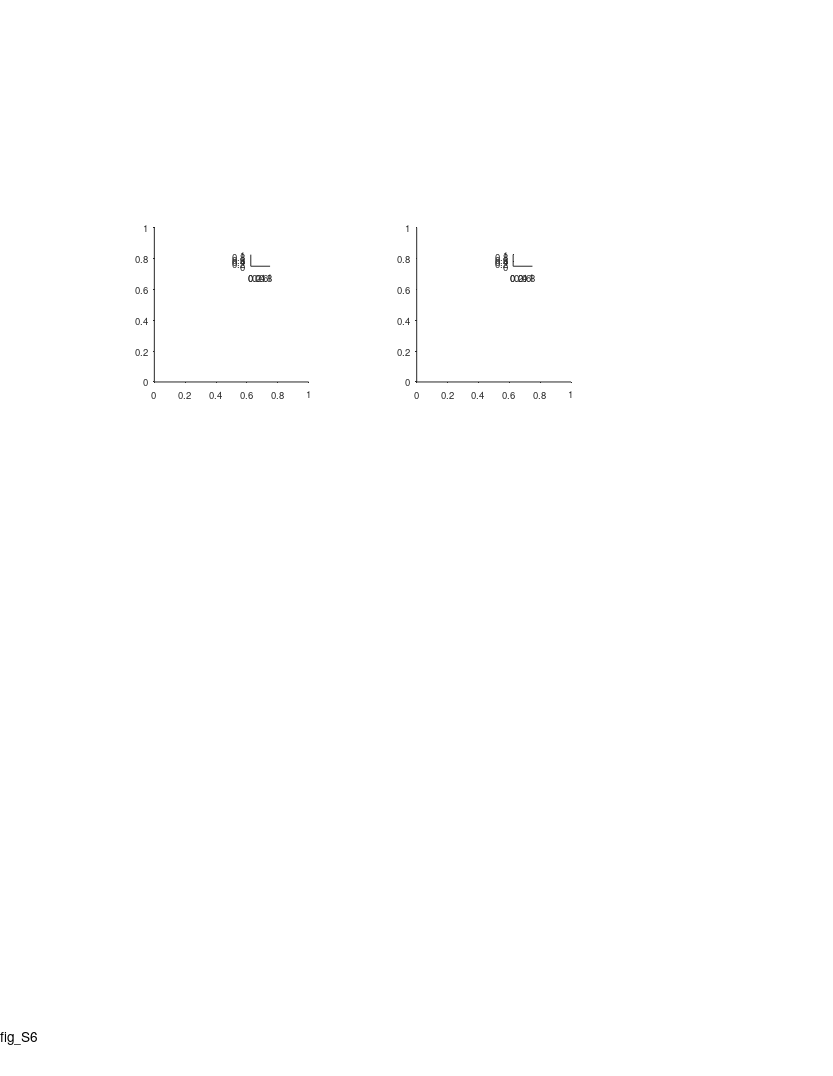

Source code (MATLAB): (Note: this script raises an error after producing the figure.)
%% Large Scale - supp fig 6 - comparing the two arms

%%
clear 
clc

%% plotting options
% yscale_opt = 'linear';
yscale_opt = 'log';

%% define output files
res_dir = 'L:\paper_figures';
mkdir(res_dir)
fig_name_str = 'fig_S6';
fig_caption_str = 'compare firing patterns between the two arms (long vs. short)';
log_name_str = [fig_name_str '_log_file' '.txt'];
log_name_str = strrep(log_name_str , ':', '-');
log_name_str = strrep(log_name_str , ' ', '_');
log_name_out = fullfile(res_dir, log_name_str);

%% open log file
diary off
diary(log_name_out)
diary on
disp('Log file');
disp(['created: ', datestr(clock)]);
disp('======================================================');
disp([fig_name_str ':' fig_caption_str]);
disp('======================================================');
disp('');

%% create figure
% =========================================================================
% figure_size_cm = [21.0 29.7]; % ~A4
figure_size_cm = [21.6 27.9]; % ~US letter
figure ;
% Some WYSIWYG options:
set(gcf,'DefaultAxesFontSize',7);
set(gcf,'DefaultAxesFontName','helvetica');
set(gcf,'DefaultAxesUnits','centimeters');
set(gcf,'PaperType','usletter')
% set(gcf,'PaperType','<custom>');
set(gcf,'PaperUnits','centimeters','PaperPosition',[0 0 figure_size_cm]);
set(gcf,'PaperOrientation','portrait');
set(gcf,'Units','centimeters','Position',get(gcf,'paperPosition')+[0 0 0 0]); % position on screen...
set(gcf, 'Renderer', 'painters');
set(groot, 'defaultAxesTickDir', 'out');
set(groot,  'defaultAxesTickDirMode', 'manual');
annotation('textbox', [0.5 1 0 0], 'String',fig_name_str, 'HorizontalAlignment','center','Interpreter','none', 'FitBoxToText','on');
pause(0.2); % workaround to solve matlab automatically changing the axes positions...

% create panels
panels_size = [4 4];
panel_A = axes('position', [ 4    18 panels_size]);
panel_B = axes('position', [10.8  18 panels_size]);
panel_A_legend = axes('position', [ 6.5 21 0.5 0.3]);
panel_B_legend = axes('position', [13.3   21 0.5 0.3]);
% panel_A(1) = axes('position', [ 4   18 panels_size]);
% panel_A(2) = axes('position', [ 4   13 panels_size]);
% panel_A(3) = axes('position', [ 4    8 panels_size]);
% panel_B(1) = axes('position', [10.5 18 panels_size]);
% panel_B(2) = axes('position', [10.5 13 panels_size]);
% panel_B(3) = axes('position', [10.5  8 panels_size]);
% panel_A_legend(1) = axes('position', [ 6.5 20.5 0.5 0.3]);
% panel_A_legend(2) = axes('position', [ 6.5 15.5 0.5 0.3]);
% panel_A_legend(3) = axes('position', [ 6.5 10.5 0.5 0.3]);
% panel_B_legend(1) = axes('position', [12.5 20.5 0.5 0.3]);
% panel_B_legend(2) = axes('position', [12.5 15.5 0.5 0.3]);
% panel_B_legend(3) = axes('position', [12.5 10.5 0.5 0.3]);

%% load population data
% =========================================================================
prm = PARAMS_GetAll();
cells_t = DS_get_cells_summary();
bats = [79,148,34,9861,2289];
cells_t(~ismember(cells_t.bat, bats ),:) = [];
cells = cellfun(@(c)(cell_load_data(c,'details')), cells_t.cell_ID, 'UniformOutput',0);
cells = [cells{:}];
cells = [cells.details];
cells(~contains({cells.brain_area}, 'CA1')) = [];
cells(~ismember([cells.ClusterQuality], [2])) = [];
cells = cellfun(@(c)(cell_load_data(c,'details','meanFR')), {cells.cell_ID}, 'UniformOutput',0);
cells = [cells{:}];
cells_details = [cells.details];
cells_ID = {cells_details.cell_ID};
meanFR = [cells.meanFR];
cells_ID([meanFR.all]>prm.inclusion.interneuron_FR_thr)=[];
clear cells stats cells_details cells_t
cells = cellfun(@(c)(cell_load_data(c,'details','stats','meanFR','stats','inclusion','signif','fields','FR_map','Ipos')), cells_ID, 'UniformOutput',0);
cells = [cells{:}];
whos cells

%% load LM data
exp_ID = 'b2289_d180615';
exp = exp_load_data(exp_ID,'LM');
LM = exp.LM;
% LM( contains({LM.name},{'ball','enter'}) ) = [];
turn_point_LM = LM( contains({LM.name},{'turn-point'}) );

%% panel A - Arrange data - compare fields size between short/long arms
fields_size = builtin('cell',length(cells),2);
for ii_dir = 1:2
    for ii_cell = 1:length(cells)
        cell = cells(ii_cell);
        if ~cell.signif(ii_dir).TF % check signif per direction
            continue;
        end
        fields = cell.fields{ii_dir};
        fields([fields.in_low_speed_area]) = []; % remove fields in low speed area
        pos = [fields.loc];
        width = [fields.width_prc];
        pos_thr = turn_point_LM.pos_proj;
        IX1 = pos <  pos_thr;
        IX2 = pos >= pos_thr;
        fields_size{ii_cell,ii_dir,1} = width(IX1);
        fields_size{ii_cell,ii_dir,2} = width(IX2);
    end
end
nFields = cellfun(@length, fields_size);
nFields(nFields==0) = nan;

%% panel A - plot (per direction)
% % % % for ii_dir = 1:2
% % % %     axes(panel_A(ii_dir));
% % % %     cla
% % % %     hold on
% % % %     
% % % %     x1 = [fields_size{:,ii_dir,1}];
% % % %     x2 = [fields_size{:,ii_dir,2}];
% % % %     
% % % %     c = prm.graphics.colors.flight_directions{ii_dir};
% % % %     nBins = 15;
% % % %     h1 = histogram( x1 );
% % % %     h1.NumBins = nBins;
% % % %     h1.Normalization = 'pdf';
% % % %     h1.DisplayStyle = 'stairs';
% % % %     h1.EdgeColor = c;
% % % %     h1.LineWidth = 2; % long arm
% % % %     h2 = histogram( x2 );
% % % %     h2.NumBins = nBins;
% % % %     h2.Normalization = 'pdf';
% % % %     h2.DisplayStyle = 'stairs';
% % % %     h2.EdgeColor = c;
% % % %     h2.LineWidth = 1; % short arm
% % % %     [H,P_KS,KSSTAT] = kstest2(x1,x2);
% % % %     text(1,0.9,sprintf('P_{KS} = %.2f',P_KS),'Units','normalized','HorizontalAlignment','right','VerticalAlignment','top','FontSize',7);
% % % % %     P_ranksum = ranksum(x1,x2);
% % % % %     text(1,0.85,sprintf('P_{Wilc}=%.2f',P_ranksum),'Units','normalized','HorizontalAlignment','right','VerticalAlignment','top','FontSize',7);
% % % %     ha=gca;
% % % %     ha.YLim(1) = 6e-4;
% % % %     ha.YScale = yscale_opt;
% % % %     ha.XRuler.TickLabelGapOffset = -1;
% % % %     ha.TickLength = [0.03 0.03];
% % % % %     title("dir "+ii_dir);
% % % %     xlabel('Field size (m)', 'Units','normalized','Position',[0.5 -0.12]);
% % % %     ylabel('Probability', 'Units','normalized','Position',[-0.20 0.5]);
% % % % end
% % % % axes(panel_A(1));
% % % % text(-0.3,1.15, 'A', 'Units','normalized','FontWeight','bold');

%% add direction arrows
% arrow_vec = 0.025*[-1 1] + 0.29;
% arrow_y = 0.83*[1 1];
% clear h
% h(1)=annotation('arrow',      arrow_vec , arrow_y-0.01, 'Color', prm.graphics.colors.flight_directions{1});
% h(2)=annotation('arrow', flip(arrow_vec), arrow_y-0.2,      'Color', prm.graphics.colors.flight_directions{2});
% [h.HeadWidth] = disperse([5 5]);
% [h.HeadLength] = disperse([5 5]);

%% legend for long/short arms
% % % for ii_dir = 1:2
% % %     axes(panel_A_legend(ii_dir));
% % %     cla
% % %     hold on
% % %     plot([1 2], [2 2], 'Color', prm.graphics.colors.flight_directions{ii_dir}, 'LineWidth', 2); % long arm
% % %     plot([1 2], [1 1], 'Color', prm.graphics.colors.flight_directions{ii_dir}, 'LineWidth', 1); % shorty arm
% % %     xlim([0.5 2.5])
% % %     text(2.5, 1, 'Short arm', 'HorizontalAlignment','left','VerticalAlignment','middle','FontSize',7);
% % %     text(2.5, 2, 'Long arm',  'HorizontalAlignment','left','VerticalAlignment','middle','FontSize',7);
% % %     set(gca,'visible','off');
% % % end

%% calculate stats for comparing short vs. long arm (per direction)
for ii_dir = 1:2
    x1 = [fields_size{:,ii_dir,1}];
    x2 = [fields_size{:,ii_dir,2}];
    
    [H,P_KS,KSSTAT] = kstest2(x1,x2);
    fprintf('field size long vs. short: direction %d\t P_KS=%.2f D=%.2f n=%d m=%d\n',ii_dir,P_KS, KSSTAT, length(x1), length(x2));
end

%% panel A - plot (directions pooled)
axes(panel_A);
cla
hold on
text(-0.3,1.15, 'A', 'Units','normalized','FontWeight','bold');
x1 = [fields_size{:,:,1}];
x2 = [fields_size{:,:,:}];
x1(isnan(x1))=[];
x2(isnan(x2))=[];
c = [0 0 0];
nBins = 15;
h1 = histogram( x1 );
h1.NumBins = nBins;
h1.Normalization = 'pdf';
h1.DisplayStyle = 'stairs';
h1.EdgeColor = c;
h1.LineWidth = 2;
h2 = histogram( x2 );
h2.NumBins = nBins;
h2.Normalization = 'pdf';
h2.DisplayStyle = 'stairs';
h2.EdgeColor = c;
h2.LineWidth = 1;
[H,P_KS,KSSTAT] = kstest2(x1,x2,'Tail','unequal');
fprintf('field size long vs. all\t\t\t\t\t P_KS=%.2f D=%.2f n=%d m=%d\n',P_KS, KSSTAT, length(x1), length(x2));
text(1,1.05,sprintf('P_{KS} = %.2f',P_KS),'Units','normalized','HorizontalAlignment','right','VerticalAlignment','top','FontSize',7);
% P_ranksum = ranksum(x1,x2);
% text(1,0.85,sprintf('P_{Wilc}=%.3f',P_ranksum),'Units','normalized','HorizontalAlignment','right','VerticalAlignment','top','FontSize',7);
ha=gca;
ha.YLim = [0.6e-3 0.2];
ha.YScale = yscale_opt;
ha.XRuler.TickLabelGapOffset = -1;
ha.TickLength = [0.03 0.03];
ha.YTick = 10.^[-3 -2 -1];
ha.YTickLabel = {'10^{ -3}'; '10^{ -2}'; '10^{ -1}';};
xlabel('Field size (m)', 'Units','normalized','Position',[0.5 -0.14]);
ylabel('Fraction of fields', 'Units','normalized','Position',[-0.23 0.5]);

%% legend for long/short arms
axes(panel_A_legend);
cla
hold on
plot([1 2], [2 2], 'Color', 'k', 'LineWidth', 2, 'Clipping', 'off'); % long arm
plot([1 2], [1 1], 'Color', 'k', 'LineWidth', 1, 'Clipping', 'off'); % shorty arm
xlim([0.5 2.5])
text(2.5, 2, 'Long arm',  'HorizontalAlignment','left','VerticalAlignment','middle','FontSize',7);
text(2.5, 1, 'Entire tunnel', 'HorizontalAlignment','left','VerticalAlignment','middle','FontSize',7);
set(gca,'visible','off');


%% field size ratio - from fields only in the long arm
% ------------------------------------------------------------------------
LS_field_ratio_all = nan(1,length(cells));
LS_field_ratio_all2 = nan(1,length(cells)); % just to double check we did it correctly as in cell_calc_stats
LS_field_ratio_all_long  = nan(1,length(cells));
LS_field_ratio_all_short = nan(1,length(cells));
LS_field_ratio_dir_long = nan(2,length(cells));
LS_field_ratio_dir_short = nan(2,length(cells));
pos_thr = turn_point_LM.pos_proj;
for ii_cell = 1:length(cells)
    cell = cells(ii_cell);
    
    %% pooled stats - check at least one direction is signif
    if any([cell.signif.TF])
        LS_field_ratio_all(ii_cell) = cell.stats.all.field_ratio_LS;
        fields=[];
        for ii_dir = 1:2
            if cell.signif(ii_dir).TF 
                fields_to_add = cell.fields{ii_dir};
                % workaround to solve the problem that sometimes I don't have the
                % field 'overlap_edges'... maybe change that in 'cell_calc_fields'...
                if isfield(fields_to_add,'overlap_edges')
                    fields_to_add = rmfield(fields_to_add,'overlap_edges');
                end
                fields = [fields fields_to_add];
            end
        end
        fields([fields.in_low_speed_area])=[];
        IX1 = [fields.loc] <  pos_thr;
        IX2 = [fields.loc] >= pos_thr;
        long_arm_fields = fields(IX1);
        short_arm_fields = fields(IX2);
        if length(long_arm_fields) >= 2
            LS_field_ratio_all_long(ii_cell) = max([long_arm_fields.width_prc]) / min([long_arm_fields.width_prc]);
        end
        if length(short_arm_fields) >= 2
            LS_field_ratio_all_short(ii_cell) = max([short_arm_fields.width_prc]) / min([short_arm_fields.width_prc]);
        end
        if length(fields) >= 2
            LS_field_ratio_all2(ii_cell) = max([fields.width_prc]) / min([fields.width_prc]);
        end
    end
    
    %% per dir stats - check signif per direction
    for ii_dir = 1:2
        if cell.signif(ii_dir).TF 
            fields = cell.fields{ii_dir};
            fields([fields.in_low_speed_area])=[];
            IX1 = [fields.loc] <  pos_thr;
            IX2 = [fields.loc] >= pos_thr;
            long_arm_fields = fields(IX1);
            short_arm_fields = fields(IX2);
            if length(long_arm_fields) >= 2
                LS_field_ratio_dir_long(ii_dir,ii_cell) = max([long_arm_fields.width_prc]) / min([long_arm_fields.width_prc]);
            end
            if length(short_arm_fields) >= 2
                LS_field_ratio_dir_short(ii_dir,ii_cell) = max([short_arm_fields.width_prc]) / min([short_arm_fields.width_prc]);
            end
        end
    end
end

%% panel B - plot (per direction)
% % % for ii_dir = 1:2
% % %     axes(panel_B(ii_dir));
% % %     cla
% % %     hold on
% % % 
% % %     x1=LS_field_ratio_dir_long(ii_dir,:);
% % %     x2=LS_field_ratio_dir_short(ii_dir,:);
% % %     x1(isnan(x1))=[];
% % %     x2(isnan(x2))=[];
% % % 
% % %     nBinEdges = 9;
% % %     edges = logspace(0,log10(25),nBinEdges);
% % %     c = prm.graphics.colors.flight_directions{ii_dir};
% % %     h1=histogram(x1);
% % %     h1.BinEdges = edges;
% % %     h1.Normalization = 'pdf';
% % %     h1.DisplayStyle = 'stairs';
% % %     h1.EdgeColor = c;
% % %     h1.LineWidth = 2; % long arm
% % %     h2=histogram(x2);
% % %     h2.BinEdges = edges;
% % %     h2.Normalization = 'pdf';
% % %     h2.DisplayStyle = 'stairs';
% % %     h2.EdgeColor = c;
% % %     h2.LineWidth = 1; % short arm
% % % 
% % %     [H,P_KS,KSSTAT] = kstest2(x1, x2, 'Tail','unequal');
% % %     text(1,1,sprintf('P_{KS} = %.3f',P_KS),'Units','normalized','HorizontalAlignment','right','VerticalAlignment','top','FontSize',7);
% % % %     P_ranksum = ranksum(x1,x2);
% % % %     text(1,0.95,sprintf('P_{Wilc}=%.3f',P_ranksum),'Units','normalized','HorizontalAlignment','right','VerticalAlignment','top','FontSize',7);
% % % 
% % %     ha=gca;
% % %     ha.YScale = yscale_opt;
% % %     % ha.YScale = 'linear';
% % %     ha.XScale = 'log';
% % %     ha.XLim = [0 27];
% % %     ha.XTick = [1 2 5 10 20];
% % %     ha.YLim = [3e-4 1.2];
% % %     ha.YTick = 10.^[-3 -2 -1];
% % %     ha.YTickLabel = {'10^{ -3}'; '10^{ -2}'; '10^{ -1}';};
% % %     ha.TickDir='out';
% % %     ha.TickLength = [0.03 0.03];
% % %     ha.XRuler.TickLabelGapMultiplier = -0.35;
% % %     ha.YRuler.TickLabelGapMultiplier = 0.001;
% % %     xlabel({'Field size ratio';'largest/smallest'},'Units','normalized','Position',[0.5 -0.12]);
% % %     ylabel('Probability','Units','normalized','Position',[-0.18 0.5]);
% % % 
% % %     % add legend
% % %     axes(panel_B_legend);
% % %     cla
% % %     hold on
% % %     plot([1 2], [2 2], 'Color', 'k', 'LineWidth', 2,'Clipping','off'); % long arm
% % %     plot([1 2], [1 1], 'Color', 'k', 'LineWidth', 1,'Clipping','off'); % shorty arm
% % %     xlim([0.5 2.5])
% % %     ylim([0 1])
% % %     text(2.5, 1, 'Short arm', 'HorizontalAlignment','left','VerticalAlignment','middle','FontSize',7);
% % %     text(2.5, 2, 'Long arm',  'HorizontalAlignment','left','VerticalAlignment','middle','FontSize',7);
% % %     set(gca,'visible','off');
% % % end
% % % axes(panel_B(1));
% % % text(-0.3,1.15, 'B', 'Units','normalized','FontWeight','bold');

%% panel B - plot (directions pooled)
axes(panel_B);
cla
hold on
text(-0.28,1.15, 'B', 'Units','normalized','FontWeight','bold');

x1=LS_field_ratio_all_long;
x2=LS_field_ratio_all;
x1(isnan(x1))=[];
x2(isnan(x2))=[];

nBinEdges = 9;
edges = logspace(0,log10(25),nBinEdges);
c = [0 0 0];
h1=histogram(x1);
h1.BinEdges = edges;
h1.Normalization = 'pdf';
h1.DisplayStyle = 'stairs';
h1.EdgeColor = c;
h1.LineWidth = 2; % long arm
h2=histogram(x2);
h2.BinEdges = edges;
h2.Normalization = 'pdf';
h2.DisplayStyle = 'stairs';
h2.EdgeColor = c;
h2.LineWidth = 1; % short arm

[H,P_KS,KSSTAT] = kstest2(x1, x2, 'Tail','unequal');
fprintf('field size ratio long vs. all\t\t\t P_KS=%.2f D=%.2f n=%d m=%d\n',P_KS, KSSTAT, length(x1), length(x2));
text(1,1.05,sprintf('P_{KS} = %.2f',P_KS),'Units','normalized','HorizontalAlignment','right','VerticalAlignment','top','FontSize',7);
% P_ranksum = ranksum(x1,x2);
% text(1,0.95,sprintf('P_{Wilc}=%.3f',P_ranksum),'Units','normalized','HorizontalAlignment','right','VerticalAlignment','top','FontSize',7);

ha=gca;
ha.YScale = yscale_opt;
% ha.YScale = 'linear';
ha.XScale = 'log';
ha.XLim = [0 27];
ha.XTick = [1 2 5 10 20];
ha.YLim = [3e-4 1.2];
ha.YTick = 10.^[-3 -2 -1];
ha.YTickLabel = {'10^{ -3}'; '10^{ -2}'; '10^{ -1}';};
ha.TickDir='out';
ha.TickLength = [0.03 0.03];
ha.XRuler.TickLabelGapOffset = -1;
xlabel({'Field size ratio';'largest/smallest'},'Units','normalized','Position',[0.5 -0.12]);
ylabel('Fraction of cells','Units','normalized','Position',[-0.23 0.5]);

%% add legend
axes(panel_B_legend);
cla
hold on
plot([1 2], [2 2], 'Color', 'k', 'LineWidth', 2,'Clipping','off'); % long arm
plot([1 2], [1 1], 'Color', 'k', 'LineWidth', 1,'Clipping','off'); % shorty arm
xlim([0.5 2.5])
text(2.5, 2, 'Long arm',  'HorizontalAlignment','left','VerticalAlignment','middle','FontSize',7);
text(2.5, 1, 'Entire tunnel', 'HorizontalAlignment','left','VerticalAlignment','middle','FontSize',7);
set(gca,'visible','off');

%% print/save the figure
fig_name_out = fullfile(res_dir, sprintf('%s_yscale_%s',fig_name_str,yscale_opt));
print(gcf, fig_name_out, '-dpdf', '-cmyk', '-painters');
% print(gcf, fig_name_out, '-dtiff', '-cmyk', '-painters');
% saveas(gcf , fig_name_out, 'fig');
disp('figure was successfully saved to pdf/tiff/fig formats');








